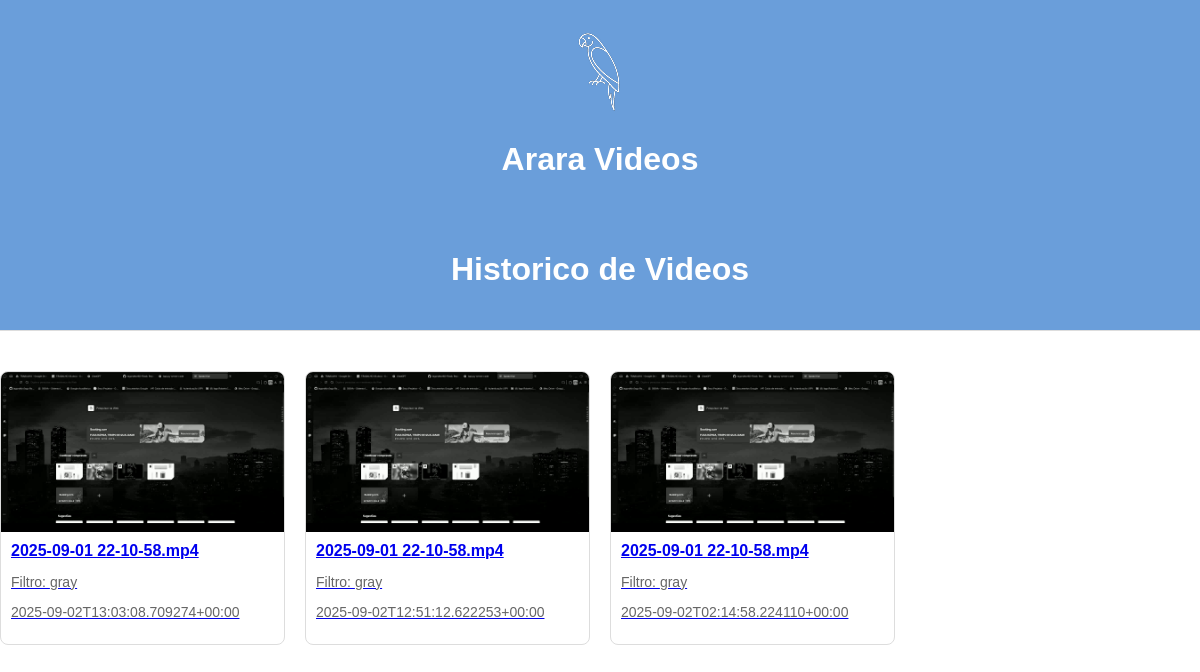
Before: / with the older database file.
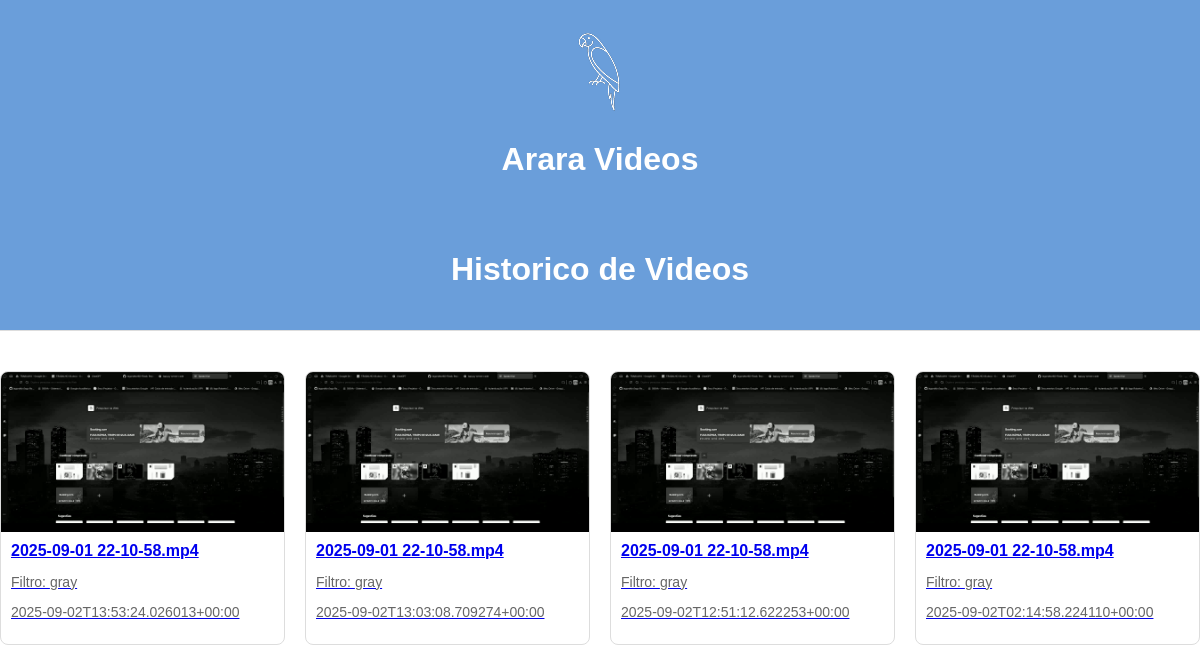
After: the same page with the newer database file.
### tables this page shows
CREATE TABLE videos (
                id TEXT PRIMARY KEY,
                original_name TEXT,
                ext TEXT,
                mime_type TEXT,
                size_bytes INTEGER,
                duration_sec REAL,
                fps REAL,
                width INTEGER,
                height INTEGER,
                filter TEXT,
                created_at TEXT,
                path_original TEXT,
                path_processed TEXT,
                urls TEXT
            );

### app.py (the view)
@app.route("/", methods=["GET"])
def index():
    videos = list_videos()
    return render_template('index.html', videos=videos)

### db.py (called while the page is built)
def get_conn():
    conn = sqlite3.connect(DB_PATH)
    conn.row_factory = sqlite3.Row
    return conn

def list_videos(limit=100):
    with get_conn() as conn:
        cur = conn.execute('SELECT * FROM videos ORDER BY created_at DESC LIMIT ?', (limit,))
        rows = [dict(r) for r in cur.fetchall()]
    for r in rows:
        try:
            r["urls"] = json.loads(r["urls"]) if r.get("urls") else {}
        except Exception:
            r["urls"] = {}
        for k in ["view", "original", "processed", "thumb", "gif"]:
            r["urls"].setdefault(k, "")
    return rows

### templates/index.html (shortened to what this page needs)
<!DOCTYPE html>
<html lang="en">
<head>
</head>
<body>
    <div class="header">
        <div class="logo-container">
            <img src="../static/img/image 8.png" alt="Logo" class="logo">
            <h1>Arara Videos</h1>
        </div>
        <h1>Historico de Videos</h1>
    </div>
    <div class="video-grid">
        {% for video in videos %}
        <div class="video-card">
            <a href="{{ video['urls']['view'] }}">
                <div class="thumbnail-container">
                    <img src="{{ video['urls']['thumb'] }}" alt="{{ video['original_name'] }}" class="thumbnail">
                </div>
                <div class="video-info">
                    <h2 class="video-title">{{ video['original_name'] }}</h2>
                    <p class="video-meta">Filtro: {{ video['filter'] }}</p>
                    <p class="video-meta">{{ video['created_at'] }}</p>
                </div>
            </a>
        </div>
        {% endfor %}
    </div>
</body>
</html>

### templates/index.html (style rules this page uses)
body { font-family: Arial, sans-serif; max-width: 1200px; margin: 0 auto; }
h1 { color: white; }
.header { display: flex; flex-direction: column; align-items: center; margin-bottom: 40px; border-bottom: 1px solid #ddd; padding-bottom: 20px; padding-top: 20px; background-color: #6A9EDA; text-align: center; }
.logo-container { display: flex; flex-direction: column; align-items: center; margin-bottom: 30px; }
.logo { width: 100px; height: 100px; }
.video-grid { display: grid; grid-template-columns: repeat(auto-fill, minmax(250px, 1fr)); gap: 20px; }
.video-card { border: 1px solid #ddd; border-radius: 8px; overflow: hidden; transition: transform 0.3s; }
.thumbnail-container { height: 160px; overflow: hidden; position: relative; }
.thumbnail { width: 100%; height: 100%; object-fit: cover; }
.video-info { padding: 10px; }
.video-title { margin: 0; font-size: 16px; white-space: nowrap; overflow: hidden; text-overflow: ellipsis; }
.video-meta { color: #666; font-size: 14px; }

Changed rows visible on the page:
added videos: original_name "2025-09-01 22-10-58.mp4", filter "gray", created_at "2025-09-02T13:53:24.026013+00:00"
